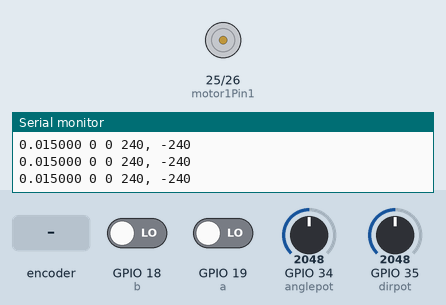
This sketch was run on a simulated ESP32. On the bench: motor-driver pin pairs drawn as motors (green arrow = first pin HIGH = forward, orange = second pin HIGH = backward, longer = more drive), the last lines printed to the serial monitor. Inputs (shaded band) come from the test bench; at power-on: GPIO 34 (anglepot) = 2048, GPIO 18 (b) LOW, GPIO 19 (a) LOW, GPIO 35 (dirpot) = 2048.

Above: at 1.2 s.
1.3 s: rotary encoder on GPIO 19 (a) / GPIO 18 (b) turned 3 steps (first pin leading)
At 2.3 s:
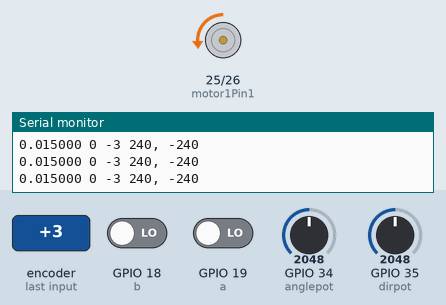
3.4 s: GPIO 34 (anglepot) set to 2866
At 4.2 s:
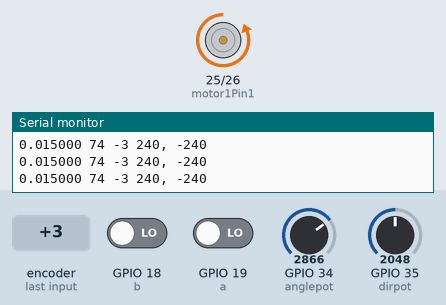
4.9 s: GPIO 34 (anglepot) set to 2047
At 5.3 s:
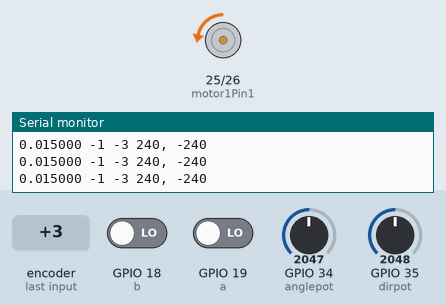
6.4 s: rotary encoder on GPIO 19 (a) / GPIO 18 (b) turned 3 steps (first pin leading)
At 7.4 s:
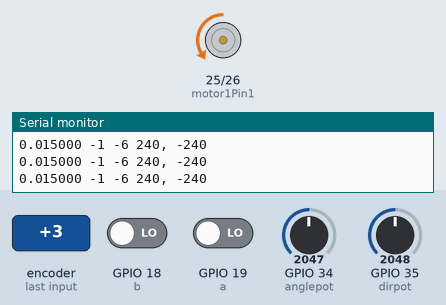
8.5 s: GPIO 34 (anglepot) set to 2008
At 9.2 s:
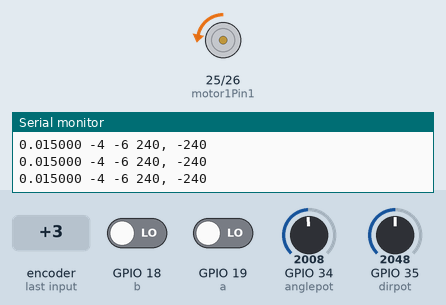
10.0 s: GPIO 34 (anglepot) set to 1228
At 10.4 s:
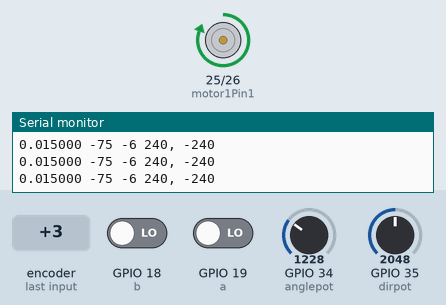
Timing chart, 0 to 12.5 s (numbered marks = the images above; inputs shaded):
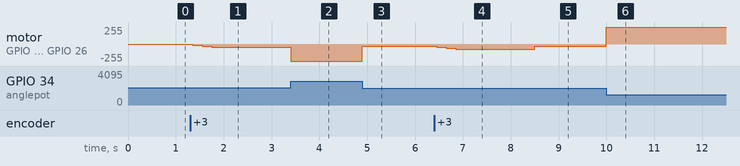

Measured:
- the behaviour switches between 2038 and 2037 on GPIO 34 (anglepot) (found by bisection; images 4 and 5)
- after the input at 1.3 s, motor on GPIO 25 (motor1Pin1) / GPIO 26 (motor1Pin2): stopped → backward 15/255 after 0.05 s, → backward 30/255 0.20 s later, → backward 45/255 0.20 s later
- after the input at 3.4 s, motor on GPIO 25 (motor1Pin1) / GPIO 26 (motor1Pin2): backward 45/255 → backward 255/255 at once
- after the input at 4.9 s, motor on GPIO 25 (motor1Pin1) / GPIO 26 (motor1Pin2): backward 255/255 → backward 30/255 at once
- after the input at 6.4 s, motor on GPIO 25 (motor1Pin1) / GPIO 26 (motor1Pin2): backward 30/255 → backward 45/255 after 0.05 s, → backward 60/255 0.20 s later, → backward 75/255 0.20 s later
- after the input at 8.5 s, motor on GPIO 25 (motor1Pin1) / GPIO 26 (motor1Pin2): backward 75/255 → backward 30/255 at once
- after the input at 10.0 s, motor on GPIO 25 (motor1Pin1) / GPIO 26 (motor1Pin2): backward 30/255 → forward 255/255 at once

The sketch:

Robotic_Arm_V3.ino
```cpp
int anglepot= 34;
int dirpot= 35;
int a=19;
int b=18;
int motor1Pin1 = 25;
int motor1Pin2 = 26;
int pos[3];
int setpos[3];
float kp=15,kd=0.015,ki=0;
long prevt[3];
float eprev[3],einteg[3],deltaT[3],dervative[3];
const int freq = 30000;
const int pwmChannel = 0;
const int pwmChannel2 = 1;
const int resolution = 8;
float pre;


void readencoder1()
{
  int f= digitalRead(b);
  if(f>0)
  pos[0]++;
  else
  pos[0]--;
}

float pid(int i)
{
 float u;
 long currt = micros();
 deltaT[i]= ((float)(currt-prevt[i]))/1.0e6;
 prevt[i]=currt;
 int e=setpos[i]-pos[i];
 dervative[i]= (e-eprev[i])/(deltaT[i]);
 einteg[i] = einteg[i]+ e*deltaT[i];
 eprev[i]=e;
 return u= kp*e+kd*dervative[i]+ki*einteg[i];
}

void setup()
{
 pinMode(anglepot,INPUT);
 pinMode(dirpot,INPUT);
 pinMode(b,INPUT);
 pinMode(motor1Pin1,OUTPUT);
 pinMode(motor1Pin2,OUTPUT);

 ledcSetup(pwmChannel, freq, resolution);
 ledcSetup(pwmChannel2, freq, resolution);
 ledcAttachPin(motor1Pin1, pwmChannel);
 ledcAttachPin(motor1Pin2, pwmChannel2);
 attachInterrupt(digitalPinToInterrupt(a), readencoder1, RISING);
 Serial.begin(115200);
}

void loop() {
int dir;
int dirv=analogRead(dirpot);
//kd=0.01*map(analogRead(dirpot),0,4096,0,100);
setpos[0]=map(analogRead(anglepot),0,4096,-187,187);


float u= pid(0);
int dutyc = constrain(fabs(u),0,255);
if(u<0)
{ledcWrite(pwmChannel2,0);
ledcWrite(pwmChannel,dutyc);}
else
{ledcWrite(pwmChannel,0);
ledcWrite(pwmChannel2,dutyc);
}
long t=millis();
if((t-pre)>20){
Serial.print(kd,6);
Serial.print(" ");
Serial.print(setpos[0]);
Serial.print(" ");
Serial.print(pos[0]);
Serial.print(" ");
Serial.print(240);
Serial.print(", ");
Serial.println(-240);
pre=t;
}


}
```
